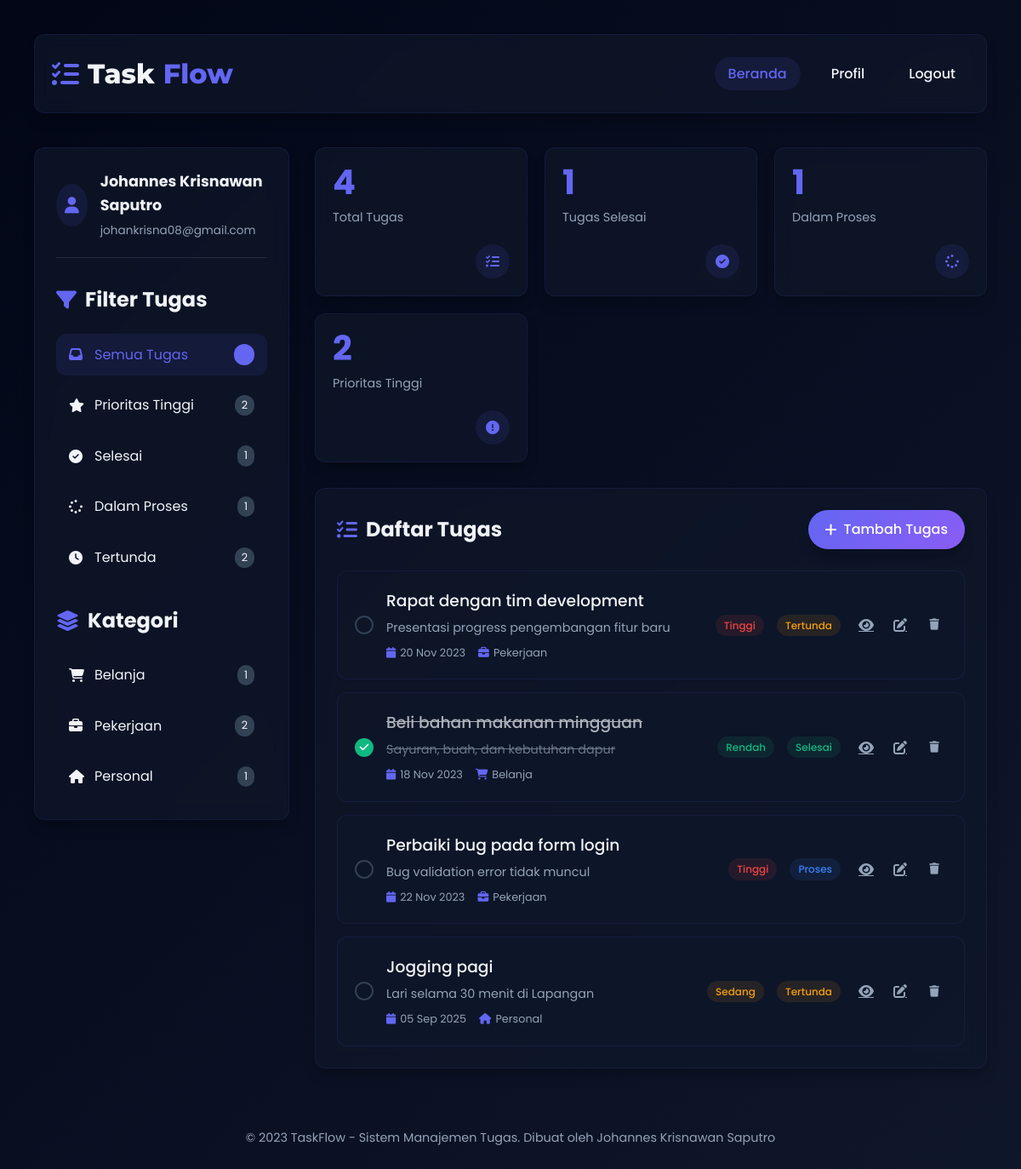
/index.php (signed in), run on the app's committed database.
### tables this page shows
CREATE TABLE `users` (
  `id` int(11) NOT NULL,
  `username` varchar(50) NOT NULL,
  `email` varchar(100) NOT NULL,
  `password` varchar(255) NOT NULL,
  `full_name` varchar(100) DEFAULT NULL,
  `avatar` varchar(255) DEFAULT NULL,
  `created_at` timestamp NOT NULL DEFAULT current_timestamp()
);

CREATE TABLE `tasks` (
  `id` int(11) NOT NULL,
  `user_id` int(11) NOT NULL,
  `title` varchar(255) NOT NULL,
  `description` text DEFAULT NULL,
  `due_date` date DEFAULT NULL,
  `category` varchar(50) DEFAULT NULL,
  `priority` enum('high','medium','low') DEFAULT 'medium',
  `status` enum('pending','in_progress','completed') DEFAULT 'pending',
  `created_at` timestamp NOT NULL DEFAULT current_timestamp(),
  `updated_at` timestamp NOT NULL DEFAULT current_timestamp() ON UPDATE current_timestamp()
);

### config.php (called while the page is built, shortened)
<?php
function get_user_data($pdo, $user_id) {
    $stmt = $pdo->prepare("SELECT * FROM users WHERE id = ?");
    $stmt->execute([$user_id]);
    return $stmt->fetch(PDO::FETCH_ASSOC);
}
?>

### index.php (the view, shortened to what this page needs)
<?php
require_once 'config.php';
$user_id = $_SESSION['user_id'];
$user = get_user_data($pdo, $user_id);
$filter = $_GET['filter'] ?? 'all';
$category = $_GET['category'] ?? '';
$query = "SELECT * FROM tasks WHERE user_id = :user_id";
$params = [':user_id' => $user_id];
$query .= " ORDER BY created_at DESC";
$stmt = $pdo->prepare($query);
$stmt->execute($params);
$tasks = $stmt->fetchAll(PDO::FETCH_ASSOC);
$stmt = $pdo->prepare("SELECT
    COUNT(*) as total,
    SUM(CASE WHEN status = 'completed' THEN 1 ELSE 0 END) as completed,
    SUM(CASE WHEN status = 'in_progress' THEN 1 ELSE 0 END) as in_progress,
    SUM(CASE WHEN status = 'pending' THEN 1 ELSE 0 END) as pending,
    SUM(CASE WHEN priority = 'high' THEN 1 ELSE 0 END) as high
    FROM tasks WHERE user_id = ?");
$stmt->execute([$user_id]);
$stats = $stmt->fetch(PDO::FETCH_ASSOC);
$stmt = $pdo->prepare("SELECT category, COUNT(*) as count FROM tasks WHERE user_id = ? GROUP BY category");
$stmt->execute([$user_id]);
$categories = $stmt->fetchAll(PDO::FETCH_ASSOC);
?>
<!DOCTYPE html>
<html lang="id">
<head>
    <link rel="stylesheet" href="https://cdnjs.cloudflare.com/ajax/libs/font-awesome/6.4.0/css/all.min.css">
    <link rel="stylesheet" href="style.css">
</head>
<body>
    <div class="container">
        <header>
            <a href="index.php" class="logo">
                <i class="fas fa-tasks"></i>
                Task<span>Flow</span>
            </a>
            <nav>
                <ul>
                    <li><a href="index.php" class="active">Beranda</a></li>
                    <li><a href="profile.php">Profil</a></li>
                    <li><a href="logout.php">Logout</a></li>
                </ul>
            </nav>
        </header>
        <div class="app-container">
            <aside class="sidebar">
                <div class="user-info">
                    <div class="avatar">
                        <i class="fas fa-user"></i>
                    </div>
                    <div class="user-details">
                        <h3><?php echo htmlspecialchars($user['full_name']); ?></h3>
                        <p><?php echo htmlspecialchars($user['email']); ?></p>
                    </div>
                </div>
                <h2><i class="fas fa-filter"></i> Filter Tugas</h2>
                <div class="filters">
                    <a href="index.php" class="filter-btn <?php echo $filter === 'all' && empty($category) ? 'active' : ''; ?>">
                        <i class="fas fa-inbox"></i> Semua Tugas
                        <span class="count"><?php echo $stats['total']; ?></span>
                    </a>
                    <a href="index.php?filter=high" class="filter-btn <?php echo $filter === 'high' ? 'active' : ''; ?>">
                        <i class="fas fa-star"></i> Prioritas Tinggi
                        <span class="count"><?php echo $stats['high']; ?></span>
                    </a>
                    <a href="index.php?filter=completed" class="filter-btn <?php echo $filter === 'completed' ? 'active' : ''; ?>">
                        <i class="fas fa-check-circle"></i> Selesai
                        <span class="count"><?php echo $stats['completed']; ?></span>
                    </a>
                    <a href="index.php?filter=in_progress" class="filter-btn <?php echo $filter === 'in_progress' ? 'active' : ''; ?>">
                        <i class="fas fa-spinner"></i> Dalam Proses
                        <span class="count"><?php echo $stats['in_progress']; ?></span>
                    </a>
                    <a href="index.php?filter=pending" class="filter-btn <?php echo $filter === 'pending' ? 'active' : ''; ?>">
                        <i class="fas fa-clock"></i> Tertunda
                        <span class="count"><?php echo $stats['pending']; ?></span>
                    </a>
                </div>
                <h2 style="margin-top: 30px;"><i class="fas fa-layer-group"></i> Kategori</h2>
                <div class="filters">
                    <?php foreach ($categories as $cat): ?>
                    <a href="index.php?category=<?php echo urlencode($cat['category']); ?>" class="filter-btn <?php echo $category === $cat['category'] ? 'active' : ''; ?>">
                        <i class="fas fa-<?php
                            switch($cat['category']) {
                                case 'Pekerjaan': echo 'briefcase'; break;
                                case 'Personal': echo 'home'; break;
                                case 'Belanja': echo 'shopping-cart'; break;
                            }
                        ?>"></i>
                        <?php echo htmlspecialchars($cat['category']); ?>
                        <span class="count"><?php echo $cat['count']; ?></span>
                    </a>
                    <?php endforeach; ?>
                </div>
            </aside>
            <main class="main-content">
                <div class="stats-cards">
                    <div class="stat-card">
                        <div class="value"><?php echo $stats['total']; ?></div>
                        <div class="label">Total Tugas</div>
                        <div class="icon">
                            <i class="fas fa-tasks"></i>
                        </div>
                    </div>
                    <div class="stat-card">
                        <div class="value"><?php echo $stats['completed']; ?></div>
                        <div class="label">Tugas Selesai</div>
                        <div class="icon">
                            <i class="fas fa-check-circle"></i>
                        </div>
                    </div>
                    <div class="stat-card">
                        <div class="value"><?php echo $stats['in_progress']; ?></div>
                        <div class="label">Dalam Proses</div>
                        <div class="icon">
                            <i class="fas fa-spinner"></i>
                        </div>
                    </div>
                    <div class="stat-card">
                        <div class="value"><?php echo $stats['high']; ?></div>
                        <div class="label">Prioritas Tinggi</div>
                        <div class="icon">
                            <i class="fas fa-exclamation-circle"></i>
                        </div>
                    </div>
                </div>
                <section class="tasks-section">
                    <div class="section-header">
                        <h2><i class="fas fa-list-check"></i> Daftar Tugas</h2>
                        <a href="edit.php?action=add" class="btn">
                            <i class="fas fa-plus"></i> Tambah Tugas
                        </a>
                    </div>
                    <div class="tasks-list" id="tasksList">
                        <?php if (count($tasks) > 0): ?>
                            <?php foreach ($tasks as $task): ?>
                            <div class="task-item <?php echo $task['status'] === 'completed' ? 'completed' : ''; ?>" data-id="<?php echo $task['id']; ?>">
                                <div class="task-checkbox <?php echo $task['status'] === 'completed' ? 'checked' : ''; ?>">
                                    <i class="fas fa-check"></i>
                                </div>
                                <div class="task-content">
                                    <h3 class="task-title"><?php echo htmlspecialchars($task['title']); ?></h3>
                                    <p class="task-desc"><?php echo htmlspecialchars($task['description']); ?></p>
                                    <div class="task-meta">
                                        <span><i class="fas fa-calendar"></i> <?php echo date('d M Y', strtotime($task['due_date'])); ?></span>
                                        <span><i class="fas fa-<?php
                                            switch($task['category']) {
                                                case 'Pekerjaan': echo 'briefcase'; break;
                                                case 'Personal': echo 'home'; break;
                                                case 'Belanja': echo 'shopping-cart'; break;
                                            }
                                        ?>"></i> <?php echo $task['category']; ?></span>
                                    </div>
                                </div>
                                <span class="task-priority priority-<?php echo $task['priority']; ?>">
                                    <?php
                                        switch($task['priority']) {
                                            case 'high': echo 'Tinggi'; break;
                                            case 'medium': echo 'Sedang'; break;
                                            case 'low': echo 'Rendah'; break;
                                        }
                                    ?>
                                </span>
                                <span class="task-status status-<?php echo $task['status']; ?>">
                                    <?php
                                        switch($task['status']) {
                                            case 'completed': echo 'Selesai'; break;
                                            case 'in_progress': echo 'Proses'; break;
                                            case 'pending': echo 'Tertunda'; break;
                                        }
                                    ?>
                                </span>
                                <div class="task-actions">
                                    <a href="detail.php?id=<?php echo $task['id']; ?>" class="action-btn view-btn" title="Lihat Detail">
                                        <i class="fas fa-eye"></i>
                                    </a>
                                    <a href="edit.php?id=<?php echo $task['id']; ?>" class="action-btn edit-btn" title="Edit">
                                        <i class="fas fa-edit"></i>
                                    </a>
                                    <button class="action-btn delete-btn" data-id="<?php echo $task['id']; ?>" title="Hapus">
                                        <i class="fas fa-trash"></i>
                                    </button>
                                </div>
                            </div>
                            <?php endforeach; ?>
                        <?php endif; ?>
                    </div>
                </section>
            </main>
        </div>
        <footer>
            <p>&copy; 2023 TaskFlow - Sistem Manajemen Tugas. Dibuat oleh Johannes Krisnawan Saputro</p>
        </footer>
    </div>
</body>
</html>

### data on the page
users: full_name "Johannes Krisnawan Saputro", email "johankrisna08@gmail.com"
tasks: title "Rapat dengan tim development", description "Presentasi progress pengembangan fitur baru", due_date "20 Nov 2023", category "Pekerjaan", priority "Tinggi", status "Tertunda"
tasks: title "Beli bahan makanan mingguan", description "Sayuran, buah, dan kebutuhan dapur", due_date "18 Nov 2023", category "Belanja", priority "Rendah", status "Selesai"
tasks: title "Perbaiki bug pada form login", description "Bug validation error tidak muncul", due_date "22 Nov 2023", category "Pekerjaan", priority "Tinggi", status "Proses"
tasks: title "Jogging pagi", description "Lari selama 30 menit di Lapangan", due_date "05 Sep 2025", category "Personal", priority "Sedang", status "Tertunda"

### other printed values
$stats['high'] "2"
$stats['completed'] "1"
$stats['in_progress'] "1"
$stats['pending'] "2"
$cat['category'] "Belanja"
$cat['count'] "1"
$cat['category'] "Pekerjaan"
$cat['count'] "2"
$cat['category'] "Personal"
$stats['total'] "4"
